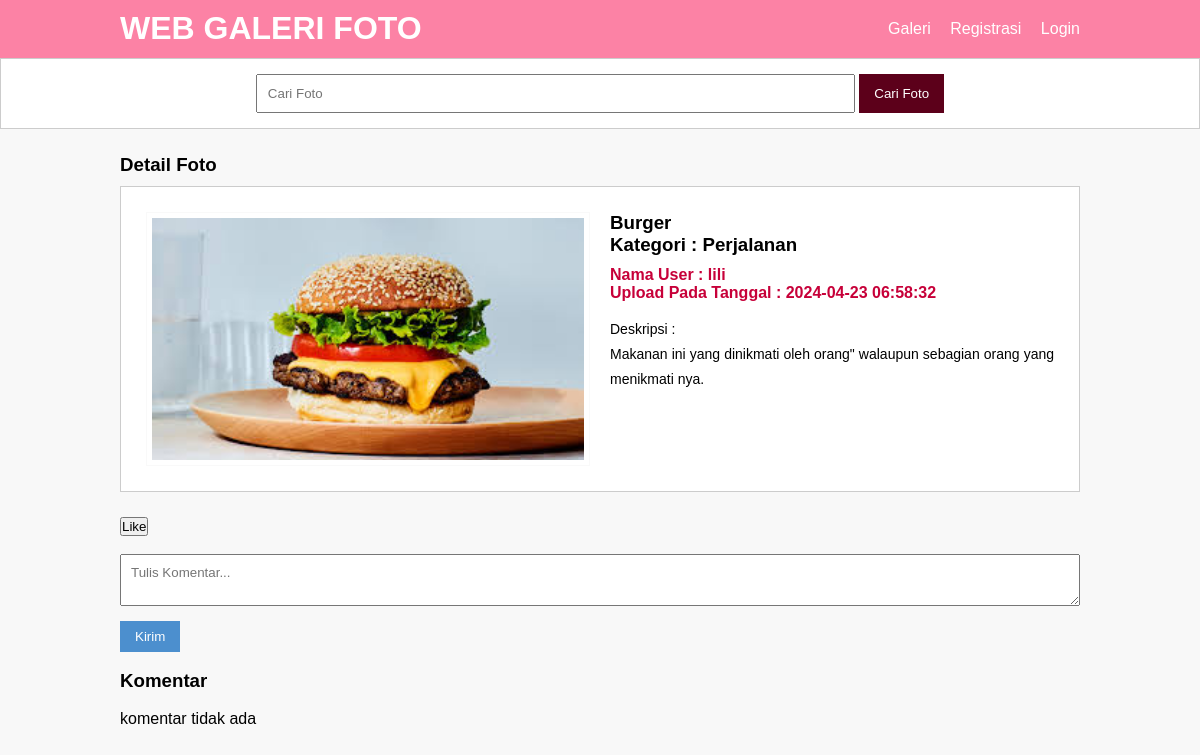
The app's page /detail-image.php?id=35 with its own data.
### tables this page shows
CREATE TABLE `tb_image` (
  `image_id` int(11) NOT NULL,
  `category_id` int(11) NOT NULL,
  `category_name` varchar(100) NOT NULL,
  `admin_id` int(11) NOT NULL,
  `admin_name` varchar(100) NOT NULL,
  `image_name` varchar(100) NOT NULL,
  `image_description` text NOT NULL,
  `image` varchar(100) NOT NULL,
  `image_status` tinyint(1) NOT NULL,
  `date_created` timestamp NOT NULL DEFAULT current_timestamp() ON UPDATE current_timestamp()
);

### detail-image.php (the view, shortened to what this page needs)
<?php
    include 'db.php';
	$produk = mysqli_query($conn, "SELECT * FROM tb_image WHERE image_id = '".$_GET['id']."' ");
	$p = mysqli_fetch_object($produk);
?>
<!DOCTYPE html PUBLIC "-//W3C//DTD XHTML 1.0 Transitional//EN" "http://www.w3.org/TR/xhtml1/DTD/xhtml1-transitional.dtd">
<html xmlns="http://www.w3.org/1999/xhtml">
<head>
<link rel="stylesheet" type="text/css" href="css/style.css">
</head>
<body>
    <header>
        <div class="container">
        <h1><a href="index.php">WEB GALERI FOTO</a></h1>
        <ul>
            <li><a href="galeri.php">Galeri</a></li>
           <li><a href="registrasi.php">Registrasi</a></li>
           <li><a href="login.php">Login</a></li>
        </ul>
        </div>
    </header>
    <div class="search">
        <div class="container">
            <form action="galeri.php">
                <input type="text" name="search" placeholder="Cari Foto" value="<?php echo $_GET['search'] ?>" />
                <input type="submit" name="cari" value="Cari Foto" />
            </form>
        </div>
    </div>
    <div class="section">
        <div class="container">
             <h3>Detail Foto</h3>
            <div class="box">
                <div class="col-2">
                   <img src="foto/<?php echo $p->image ?>" width="100%" />
                </div>
                <div class="col-2">
                   <h3><?php echo $p->image_name ?><br />Kategori : <?php echo $p->category_name  ?></h3>
                   <h4>Nama User : <?php echo $p->admin_name ?><br />
                   Upload Pada Tanggal : <?php echo $p->date_created  ?></h4>
                   <p>Deskripsi :<br />
                        <?php echo $p->image_description ?>
                   </p>
                </div>
            </div>
            <div class="col-7">
                   <form method="POST">
                   <?php
              $qt = mysqli_query($conn, "SELECT SUM(suka) FROM tb_like WHERE image_id = '".$_GET['id']."' ");
			  if(mysqli_num_rows($qt) > 0){
				  while($q = mysqli_fetch_array($qt)){
		  			?>
                   <button name="suka" class="like">Like  <?php echo $q['SUM(suka)'] ?> </button><br />
           			<?php }}else{ ?>
              			<p>tidak ada like</p>
           			<?php } ?>
                   </form>
                     <?php
                   if(isset($_POST['suka'])){
					   include 'db.php';
					   echo '<script>window.location="login.php"</script>';
				   }?><br />
                   <div class="content">
                       <form action="" method="POST">
                         <textarea type="text" name="komentar" class="input-control" maxlength="300" placeholder="Tulis Komentar..." required></textarea>
                         <input type="submit" name="submit" value="Kirim" class="btn">
                       </form>
		<br />
       <div class="">
       <h3>Komentar</h3>
       <br />
       <div class="">
          <?php
              $up = mysqli_query($conn, "SELECT * FROM komentar_foto WHERE image_id = '".$_GET['id']."' ORDER BY tanggal_komentar DESC ");
			  if(mysqli_num_rows($up) > 0){
				  while($u = mysqli_fetch_array($up)){
		  ?>
          <div class="inpu">
            <h4 style="color:#C00;"><?php echo $u['admin_name'] ?><br /></h4>
              <h5> <?php echo $u['isi_komentar'] ?><br /></h5>
             <h6> <?php echo $u['tanggal_komentar']  ?></h6>
          </div>
          </a>
          <?php }}else{ ?>
              <p>komentar tidak ada</p>
          <?php } ?>
       </div>
    </div>
                   </div>
                </div>
            </div>
        </div>
</body>
</html>

### css/style.css (style rules this page uses)
* { padding:0; margin:0; font-family:'Quicksand', sans-serif; }
body { background-color:#f8f8f8; }
a { color: inherit; text-decoration:none; }
.input-control { width:100%; padding:10px; margin-bottom:15px; box-sizing:border-box; }
.btn { padding:8px 15px; background-color: #4c8fce; color: #fff; border:none; cursor: pointer; }
header { background-color: #fc82a5; color: #fff; }
header h1 { float:left; padding:10px 0; }
header ul { float:right; }
header ul li { display:inline-block; }
header ul li a { padding:20px 0 20px 15px; display: inline-block; }
.container { width: 80%; margin: 0 auto; }
.container:after { content:''; display: block; clear:both; }
.section { padding:25px 0; }
.box { background-color: #fff; border:1px solid #ccc; padding:15px; box-sizing: border-box; margin:10px 0 25px 0; }
.box:after { content: ''; display: block; clear: both; }
.search { padding:15px 0; background-color: #fff; border:1px solid #ccc; text-align: center; }
.search input[type=text] { width: 60%; padding:10px; }
.search input[type=submit] { padding:12px 15px; background-color: #5c001a; color: #fff; border:none; cursor:pointer; }
.col-2 { width: 50%; min-height: 200px; padding:10px; box-sizing: border-box; float: left; }
.col-2 img { border:1px solid #f9f9f9; padding:5px; box-sizing: border-box; }
.col-2 h3 { margin-bottom: 10px; }
.col-2 h4 { color: #C70039; }
.col-2 p { margin:15px 0; text-align: justify; line-height: 25px; font-size: 14px; }

### records on screen
tb_image: image (picture), image_name "Burger", category_name "Perjalanan", admin_name "lili", date_created "2024-04-23 06:58:32", image_description "Makanan ini yang dinikmati oleh orang\" walaupun sebagian orang yang menikmati nya."
